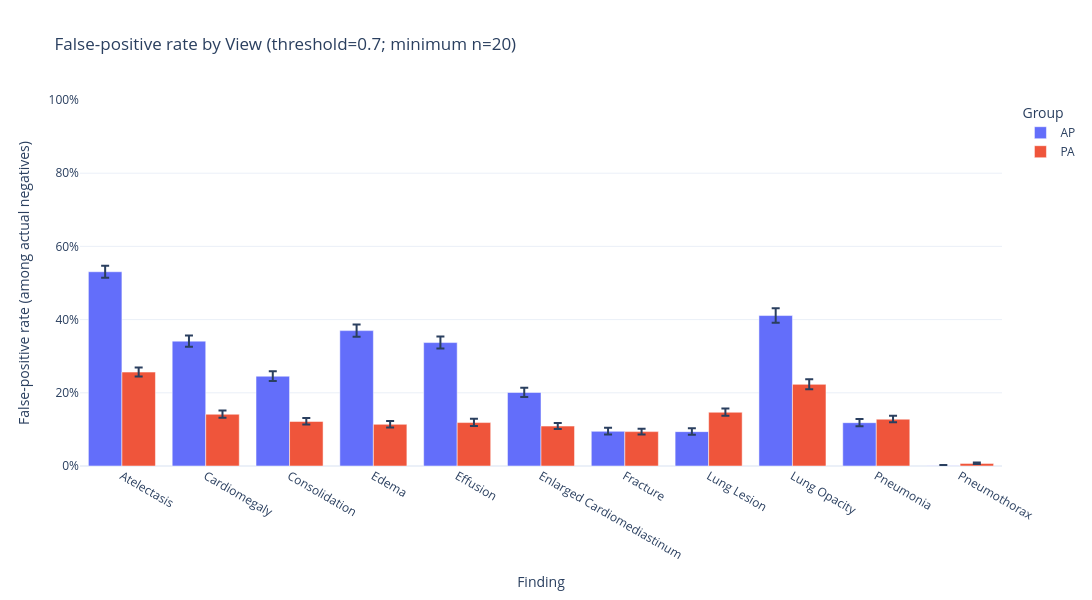
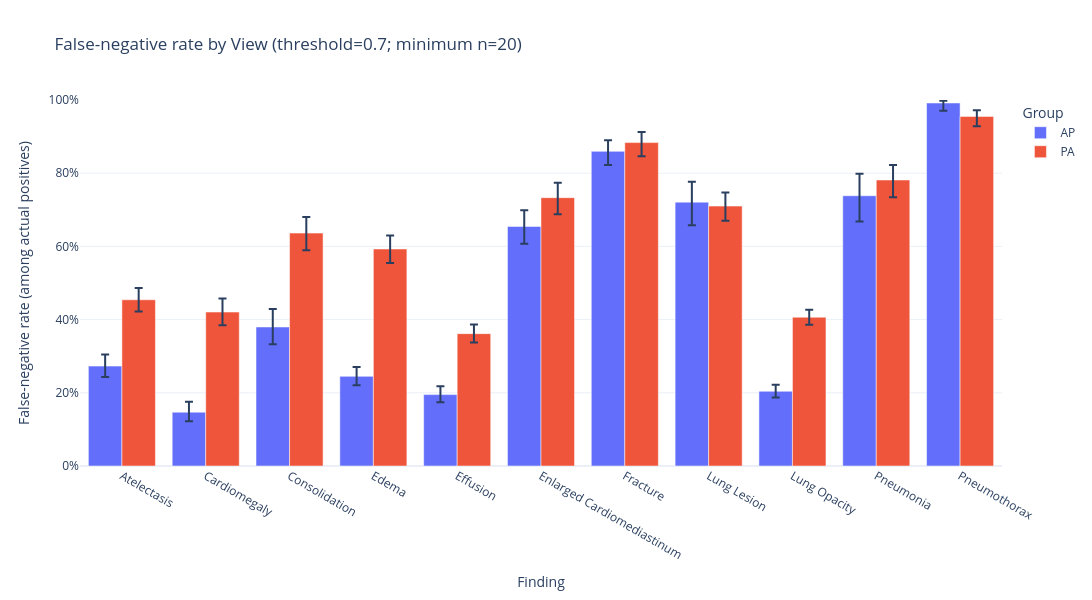
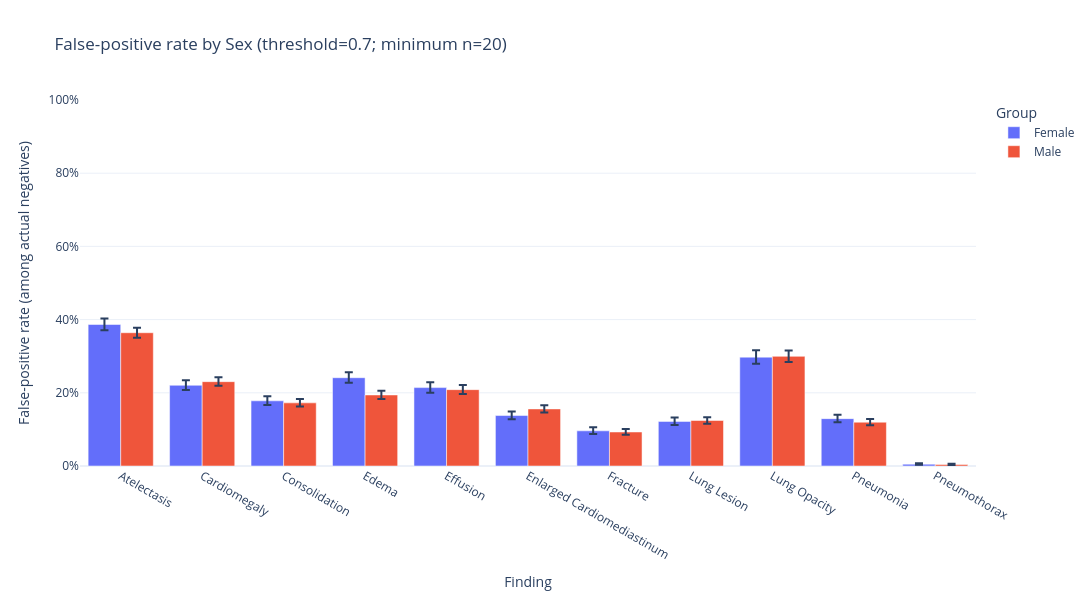
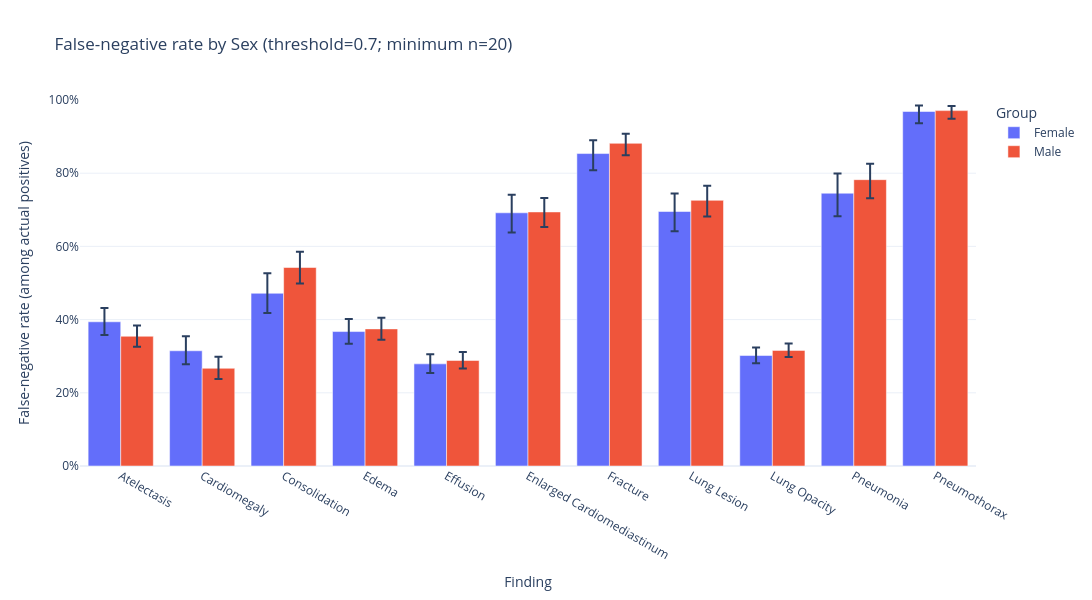

Here is the notebook cell these charts were saved with, in order:
### Code cell
show_fp_fn_characteristics()

### Figure 1 — Plotly figure (JSON) as saved in the notebook; plotly's stock layout.template omitted (floating-point values rounded to 4 significant figures)
{"data": [{"alignmentgroup": "True", "customdata": [[4337.0, 3542.0, 1880.0, 0.5143, 0.5472], [4337.0, 3664.0, 1250.0, 0.326, 0.3567], [4337.0, 3950.0, 969.0, 0.2321, 0.259], [4337.0, 3206.0, 1186.0, 0.3534, 0.3868], [4337.0, 3081.0, 1039.0, 0.3207, 0.3541], [4337.0, 3923.0, 788.0, 0.1886, 0.2137], [4337.0, 3938.0, 373.0, 0.08596, 0.1043], [4337.0, 4122.0, 387.0, 0.08536, 0.1032], [4337.0, 2333.0, 959.0, 0.3913, 0.4312], [4337.0, 4165.0, 493.0, 0.1089, 0.1285], [4337.0, 4092.0, 4.0, 0.0003802, 0.002511]], "error_y": {"array": [0.01639, 0.01551, 0.01366, 0.01686, 0.01689, 0.01283, 0.009545, 0.009286, 0.0201, 0.01016, 0.001533], "arrayminus": [0.01646, 0.01518, 0.01317, 0.01655, 0.01648, 0.01224, 0.008755, 0.00853, 0.0198, 0.009461, 0.0005973]}, "hovertemplate": "Group=AP<br>Finding=%{x}<br>False-positive rate (among actual negatives)=%{y}<br>N_images=%{customdata[0]}<br>N_actual_negative=%{customdata[1]}<br>FP=%{customdata[2]}<br>FP_CI_low=%{customdata[3]}<br>FP_CI_high=%{customdata[4]}<extra></extra>", "legendgroup": "AP", "marker": {"color": "#636efa", "pattern": {"shape": ""}}, "name": "AP", "offsetgroup": "AP", "orientation": "v", "showlegend": true, "textposition": "auto", "type": "bar", "x": ["Atelectasis", "Cardiomegaly", "Consolidation", "Edema", "Effusion", "Enlarged Cardiomediastinum", "Fracture", "Lung Lesion", "Lung Opacity", "Pneumonia", "Pneumothorax"], "xaxis": "x", "y": [0.5308, 0.3412, 0.2453, 0.3699, 0.3372, 0.2009, 0.09472, 0.09389, 0.4111, 0.1184, 0.0009775], "yaxis": "y"}, {"alignmentgroup": "True", "customdata": [[5663.0, 4747.0, 1218.0, 0.2444, 0.2692], [5663.0, 4964.0, 702.0, 0.132, 0.1514], [5663.0, 5234.0, 637.0, 0.1131, 0.1308], [5663.0, 5017.0, 571.0, 0.1053, 0.1229], [5663.0, 4214.0, 500.0, 0.1092, 0.1288], [5663.0, 5262.0, 574.0, 0.1009, 0.1178], [5663.0, 5302.0, 498.0, 0.08637, 0.1021], [5663.0, 5142.0, 755.0, 0.1374, 0.1568], [5663.0, 3466.0, 773.0, 0.2095, 0.2372], [5663.0, 5329.0, 682.0, 0.1193, 0.1372], [5663.0, 5306.0, 38.0, 0.005222, 0.009814]], "error_y": {"array": [0.01262, 0.009971, 0.009136, 0.009085, 0.01011, 0.00871, 0.008149, 0.009938, 0.01416, 0.009238, 0.002653], "arrayminus": [0.01222, 0.009416, 0.008581, 0.008494, 0.009418, 0.00814, 0.007561, 0.009411, 0.01355, 0.008702, 0.001939]}, "hovertemplate": "Group=PA<br>Finding=%{x}<br>False-positive rate (among actual negatives)=%{y}<br>N_images=%{customdata[0]}<br>N_actual_negative=%{customdata[1]}<br>FP=%{customdata[2]}<br>FP_CI_low=%{customdata[3]}<br>FP_CI_high=%{customdata[4]}<extra></extra>", "legendgroup": "PA", "marker": {"color": "#EF553B", "pattern": {"shape": ""}}, "name": "PA", "offsetgroup": "PA", "orientation": "v", "showlegend": true, "textposition": "auto", "type": "bar", "x": ["Atelectasis", "Cardiomegaly", "Consolidation", "Edema", "Effusion", "Enlarged Cardiomediastinum", "Fracture", "Lung Lesion", "Lung Opacity", "Pneumonia", "Pneumothorax"], "xaxis": "x", "y": [0.2566, 0.1414, 0.1217, 0.1138, 0.1187, 0.1091, 0.09393, 0.1468, 0.223, 0.128, 0.007162], "yaxis": "y"}], "layout": {"barmode": "group", "height": 600, "legend": {"title": {"text": "Group"}, "tracegroupgap": 0}, "title": {"text": "False-positive rate by View (threshold=0.7; minimum n=20)"}, "width": 1250, "xaxis": {"anchor": "y", "domain": [0, 1], "title": {"text": "Finding"}}, "yaxis": {"anchor": "x", "domain": [0, 1], "range": [0, 1], "tickformat": ".0%", "title": {"text": "False-positive rate (among actual negatives)"}}}}

### Figure 2 — Plotly figure (JSON) as saved in the notebook; plotly's stock layout.template omitted (floating-point values rounded to 4 significant figures)
{"data": [{"alignmentgroup": "True", "customdata": [[4337.0, 795.0, 217.0, 0.2431, 0.305], [4337.0, 673.0, 99.0, 0.1223, 0.1759], [4337.0, 387.0, 147.0, 0.3329, 0.4292], [4337.0, 1131.0, 277.0, 0.2207, 0.2708], [4337.0, 1256.0, 245.0, 0.1741, 0.2179], [4337.0, 414.0, 271.0, 0.6076, 0.6988], [4337.0, 399.0, 343.0, 0.8221, 0.8903], [4337.0, 215.0, 155.0, 0.6575, 0.7766], [4337.0, 2004.0, 409.0, 0.187, 0.2223], [4337.0, 172.0, 127.0, 0.668, 0.7983], [4337.0, 245.0, 243.0, 0.9707, 0.9978]], "error_y": {"array": [0.032, 0.02876, 0.04931, 0.0259, 0.02283, 0.04419, 0.03066, 0.05568, 0.0182, 0.05997, 0.005922], "arrayminus": [0.02982, 0.02476, 0.04695, 0.02417, 0.02097, 0.04704, 0.03752, 0.06343, 0.01707, 0.07038, 0.02111]}, "hovertemplate": "Group=AP<br>Finding=%{x}<br>False-negative rate (among actual positives)=%{y}<br>N_images=%{customdata[0]}<br>N_actual_positive=%{customdata[1]}<br>FN=%{customdata[2]}<br>FN_CI_low=%{customdata[3]}<br>FN_CI_high=%{customdata[4]}<extra></extra>", "legendgroup": "AP", "marker": {"color": "#636efa", "pattern": {"shape": ""}}, "name": "AP", "offsetgroup": "AP", "orientation": "v", "showlegend": true, "textposition": "auto", "type": "bar", "x": ["Atelectasis", "Cardiomegaly", "Consolidation", "Edema", "Effusion", "Enlarged Cardiomediastinum", "Fracture", "Lung Lesion", "Lung Opacity", "Pneumonia", "Pneumothorax"], "xaxis": "x", "y": [0.273, 0.1471, 0.3798, 0.2449, 0.1951, 0.6546, 0.8596, 0.7209, 0.2041, 0.7384, 0.9918], "yaxis": "y"}, {"alignmentgroup": "True", "customdata": [[5663.0, 916.0, 416.0, 0.4222, 0.4865], [5663.0, 699.0, 294.0, 0.3845, 0.4575], [5663.0, 429.0, 273.0, 0.5898, 0.6805], [5663.0, 646.0, 383.0, 0.5546, 0.6301], [5663.0, 1449.0, 524.0, 0.3373, 0.3867], [5663.0, 401.0, 294.0, 0.6878, 0.7741], [5663.0, 361.0, 319.0, 0.8465, 0.9128], [5663.0, 521.0, 370.0, 0.6698, 0.7475], [5663.0, 2197.0, 893.0, 0.3861, 0.4271], [5663.0, 334.0, 261.0, 0.7341, 0.8224], [5663.0, 357.0, 341.0, 0.9284, 0.9722]], "error_y": {"array": [0.03237, 0.03693, 0.04412, 0.03723, 0.02508, 0.04093, 0.02911, 0.03731, 0.02068, 0.04098, 0.01705], "arrayminus": [0.03199, 0.03607, 0.04655, 0.03833, 0.02434, 0.04536, 0.03719, 0.04038, 0.02036, 0.04739, 0.02674]}, "hovertemplate": "Group=PA<br>Finding=%{x}<br>False-negative rate (among actual positives)=%{y}<br>N_images=%{customdata[0]}<br>N_actual_positive=%{customdata[1]}<br>FN=%{customdata[2]}<br>FN_CI_low=%{customdata[3]}<br>FN_CI_high=%{customdata[4]}<extra></extra>", "legendgroup": "PA", "marker": {"color": "#EF553B", "pattern": {"shape": ""}}, "name": "PA", "offsetgroup": "PA", "orientation": "v", "showlegend": true, "textposition": "auto", "type": "bar", "x": ["Atelectasis", "Cardiomegaly", "Consolidation", "Edema", "Effusion", "Enlarged Cardiomediastinum", "Fracture", "Lung Lesion", "Lung Opacity", "Pneumonia", "Pneumothorax"], "xaxis": "x", "y": [0.4541, 0.4206, 0.6364, 0.5929, 0.3616, 0.7332, 0.8837, 0.7102, 0.4065, 0.7814, 0.9552], "yaxis": "y"}], "layout": {"barmode": "group", "height": 600, "legend": {"title": {"text": "Group"}, "tracegroupgap": 0}, "title": {"text": "False-negative rate by View (threshold=0.7; minimum n=20)"}, "width": 1250, "xaxis": {"anchor": "y", "domain": [0, 1], "title": {"text": "Finding"}}, "yaxis": {"anchor": "x", "domain": [0, 1], "range": [0, 1], "tickformat": ".0%", "title": {"text": "False-negative rate (among actual positives)"}}}}

### Figure 3 — Plotly figure (JSON) as saved in the notebook; plotly's stock layout.template omitted (floating-point values rounded to 4 significant figures)
{"data": [{"alignmentgroup": "True", "customdata": [[4200.0, 3530.0, 1365.0, 0.3708, 0.4029], [4200.0, 3641.0, 803.0, 0.2074, 0.2343], [4200.0, 3880.0, 691.0, 0.1664, 0.1904], [4200.0, 3416.0, 824.0, 0.2272, 0.2559], [4200.0, 3039.0, 651.0, 0.2, 0.2292], [4200.0, 3895.0, 537.0, 0.1274, 0.1491], [4200.0, 3913.0, 376.0, 0.08725, 0.1057], [4200.0, 3898.0, 475.0, 0.112, 0.1325], [4200.0, 2421.0, 720.0, 0.2795, 0.3159], [4200.0, 3988.0, 516.0, 0.1193, 0.1402], [4200.0, 3977.0, 20.0, 0.003258, 0.007755]], "error_y": {"array": [0.01618, 0.01376, 0.01236, 0.01463, 0.01494, 0.01118, 0.009634, 0.01064, 0.01852, 0.01077, 0.002726], "arrayminus": [0.01593, 0.01317, 0.01172, 0.01405, 0.01422, 0.01047, 0.008842, 0.009899, 0.01788, 0.01006, 0.001771]}, "hovertemplate": "Group=Female<br>Finding=%{x}<br>False-positive rate (among actual negatives)=%{y}<br>N_images=%{customdata[0]}<br>N_actual_negative=%{customdata[1]}<br>FP=%{customdata[2]}<br>FP_CI_low=%{customdata[3]}<br>FP_CI_high=%{customdata[4]}<extra></extra>", "legendgroup": "Female", "marker": {"color": "#636efa", "pattern": {"shape": ""}}, "name": "Female", "offsetgroup": "Female", "orientation": "v", "showlegend": true, "textposition": "auto", "type": "bar", "x": ["Atelectasis", "Cardiomegaly", "Consolidation", "Edema", "Effusion", "Enlarged Cardiomediastinum", "Fracture", "Lung Lesion", "Lung Opacity", "Pneumonia", "Pneumothorax"], "xaxis": "x", "y": [0.3867, 0.2205, 0.1781, 0.2412, 0.2142, 0.1379, 0.09609, 0.1219, 0.2974, 0.1294, 0.005029], "yaxis": "y"}, {"alignmentgroup": "True", "customdata": [[5800.0, 4759.0, 1733.0, 0.3506, 0.3779], [5800.0, 4987.0, 1149.0, 0.2189, 0.2423], [5800.0, 5304.0, 915.0, 0.1626, 0.1829], [5800.0, 4807.0, 933.0, 0.1832, 0.2055], [5800.0, 4256.0, 888.0, 0.1967, 0.2211], [5800.0, 5290.0, 825.0, 0.1464, 0.166], [5800.0, 5327.0, 495.0, 0.08542, 0.101], [5800.0, 5366.0, 667.0, 0.1157, 0.1334], [5800.0, 3378.0, 1012.0, 0.2844, 0.3153], [5800.0, 5506.0, 659.0, 0.1114, 0.1285], [5800.0, 5421.0, 22.0, 0.002682, 0.006137]], "error_y": {"array": [0.01378, 0.01189, 0.0104, 0.01142, 0.01247, 0.01003, 0.008093, 0.009097, 0.01567, 0.00884, 0.002079], "arrayminus": [0.01356, 0.01148, 0.00993, 0.01093, 0.01194, 0.009527, 0.007506, 0.00856, 0.01521, 0.00831, 0.001377]}, "hovertemplate": "Group=Male<br>Finding=%{x}<br>False-positive rate (among actual negatives)=%{y}<br>N_images=%{customdata[0]}<br>N_actual_negative=%{customdata[1]}<br>FP=%{customdata[2]}<br>FP_CI_low=%{customdata[3]}<br>FP_CI_high=%{customdata[4]}<extra></extra>", "legendgroup": "Male", "marker": {"color": "#EF553B", "pattern": {"shape": ""}}, "name": "Male", "offsetgroup": "Male", "orientation": "v", "showlegend": true, "textposition": "auto", "type": "bar", "x": ["Atelectasis", "Cardiomegaly", "Consolidation", "Edema", "Effusion", "Enlarged Cardiomediastinum", "Fracture", "Lung Lesion", "Lung Opacity", "Pneumonia", "Pneumothorax"], "xaxis": "x", "y": [0.3642, 0.2304, 0.1725, 0.1941, 0.2086, 0.156, 0.09292, 0.1243, 0.2996, 0.1197, 0.004058], "yaxis": "y"}], "layout": {"barmode": "group", "height": 600, "legend": {"title": {"text": "Group"}, "tracegroupgap": 0}, "title": {"text": "False-positive rate by Sex (threshold=0.7; minimum n=20)"}, "width": 1250, "xaxis": {"anchor": "y", "domain": [0, 1], "title": {"text": "Finding"}}, "yaxis": {"anchor": "x", "domain": [0, 1], "range": [0, 1], "tickformat": ".0%", "title": {"text": "False-positive rate (among actual negatives)"}}}}

### Figure 4 — Plotly figure (JSON) as saved in the notebook; plotly's stock layout.template omitted (floating-point values rounded to 4 significant figures)
{"data": [{"alignmentgroup": "True", "customdata": [[4200.0, 670.0, 264.0, 0.3577, 0.4315], [4200.0, 559.0, 176.0, 0.2777, 0.3545], [4200.0, 320.0, 151.0, 0.4178, 0.5266], [4200.0, 784.0, 288.0, 0.3343, 0.4017], [4200.0, 1161.0, 324.0, 0.254, 0.3056], [4200.0, 305.0, 211.0, 0.6379, 0.741], [4200.0, 287.0, 245.0, 0.8081, 0.8899], [4200.0, 302.0, 210.0, 0.6413, 0.7446], [4200.0, 1779.0, 537.0, 0.281, 0.3236], [4200.0, 212.0, 158.0, 0.6826, 0.7992], [4200.0, 223.0, 216.0, 0.9366, 0.9847]], "error_y": {"array": [0.0375, 0.03966, 0.05471, 0.03432, 0.0265, 0.04917, 0.03622, 0.04919, 0.02174, 0.05393, 0.0161], "arrayminus": [0.0363, 0.03713, 0.05404, 0.03302, 0.02504, 0.05394, 0.04556, 0.05409, 0.02089, 0.06266, 0.03198]}, "hovertemplate": "Group=Female<br>Finding=%{x}<br>False-negative rate (among actual positives)=%{y}<br>N_images=%{customdata[0]}<br>N_actual_positive=%{customdata[1]}<br>FN=%{customdata[2]}<br>FN_CI_low=%{customdata[3]}<br>FN_CI_high=%{customdata[4]}<extra></extra>", "legendgroup": "Female", "marker": {"color": "#636efa", "pattern": {"shape": ""}}, "name": "Female", "offsetgroup": "Female", "orientation": "v", "showlegend": true, "textposition": "auto", "type": "bar", "x": ["Atelectasis", "Cardiomegaly", "Consolidation", "Edema", "Effusion", "Enlarged Cardiomediastinum", "Fracture", "Lung Lesion", "Lung Opacity", "Pneumonia", "Pneumothorax"], "xaxis": "x", "y": [0.394, 0.3148, 0.4719, 0.3673, 0.2791, 0.6918, 0.8537, 0.6954, 0.3019, 0.7453, 0.9686], "yaxis": "y"}, {"alignmentgroup": "True", "customdata": [[5800.0, 1041.0, 369.0, 0.326, 0.384], [5800.0, 813.0, 217.0, 0.2377, 0.2984], [5800.0, 496.0, 269.0, 0.4983, 0.5857], [5800.0, 993.0, 372.0, 0.3451, 0.4052], [5800.0, 1544.0, 445.0, 0.2662, 0.3113], [5800.0, 510.0, 354.0, 0.6528, 0.7325], [5800.0, 473.0, 417.0, 0.8494, 0.9077], [5800.0, 434.0, 315.0, 0.682, 0.7657], [5800.0, 2422.0, 765.0, 0.2976, 0.3346], [5800.0, 294.0, 230.0, 0.7317, 0.8257], [5800.0, 379.0, 368.0, 0.9488, 0.9837]], "error_y": {"array": [0.02955, 0.03145, 0.04335, 0.03053, 0.0231, 0.03842, 0.02609, 0.03985, 0.01879, 0.04337, 0.01274], "arrayminus": [0.02848, 0.02926, 0.044, 0.02957, 0.02204, 0.04132, 0.03223, 0.04381, 0.01821, 0.05065, 0.02219]}, "hovertemplate": "Group=Male<br>Finding=%{x}<br>False-negative rate (among actual positives)=%{y}<br>N_images=%{customdata[0]}<br>N_actual_positive=%{customdata[1]}<br>FN=%{customdata[2]}<br>FN_CI_low=%{customdata[3]}<br>FN_CI_high=%{customdata[4]}<extra></extra>", "legendgroup": "Male", "marker": {"color": "#EF553B", "pattern": {"shape": ""}}, "name": "Male", "offsetgroup": "Male", "orientation": "v", "showlegend": true, "textposition": "auto", "type": "bar", "x": ["Atelectasis", "Cardiomegaly", "Consolidation", "Edema", "Effusion", "Enlarged Cardiomediastinum", "Fracture", "Lung Lesion", "Lung Opacity", "Pneumonia", "Pneumothorax"], "xaxis": "x", "y": [0.3545, 0.2669, 0.5423, 0.3746, 0.2882, 0.6941, 0.8816, 0.7258, 0.3159, 0.7823, 0.971], "yaxis": "y"}], "layout": {"barmode": "group", "height": 600, "legend": {"title": {"text": "Group"}, "tracegroupgap": 0}, "title": {"text": "False-negative rate by Sex (threshold=0.7; minimum n=20)"}, "width": 1250, "xaxis": {"anchor": "y", "domain": [0, 1], "title": {"text": "Finding"}}, "yaxis": {"anchor": "x", "domain": [0, 1], "range": [0, 1], "tickformat": ".0%", "title": {"text": "False-negative rate (among actual positives)"}}}}
